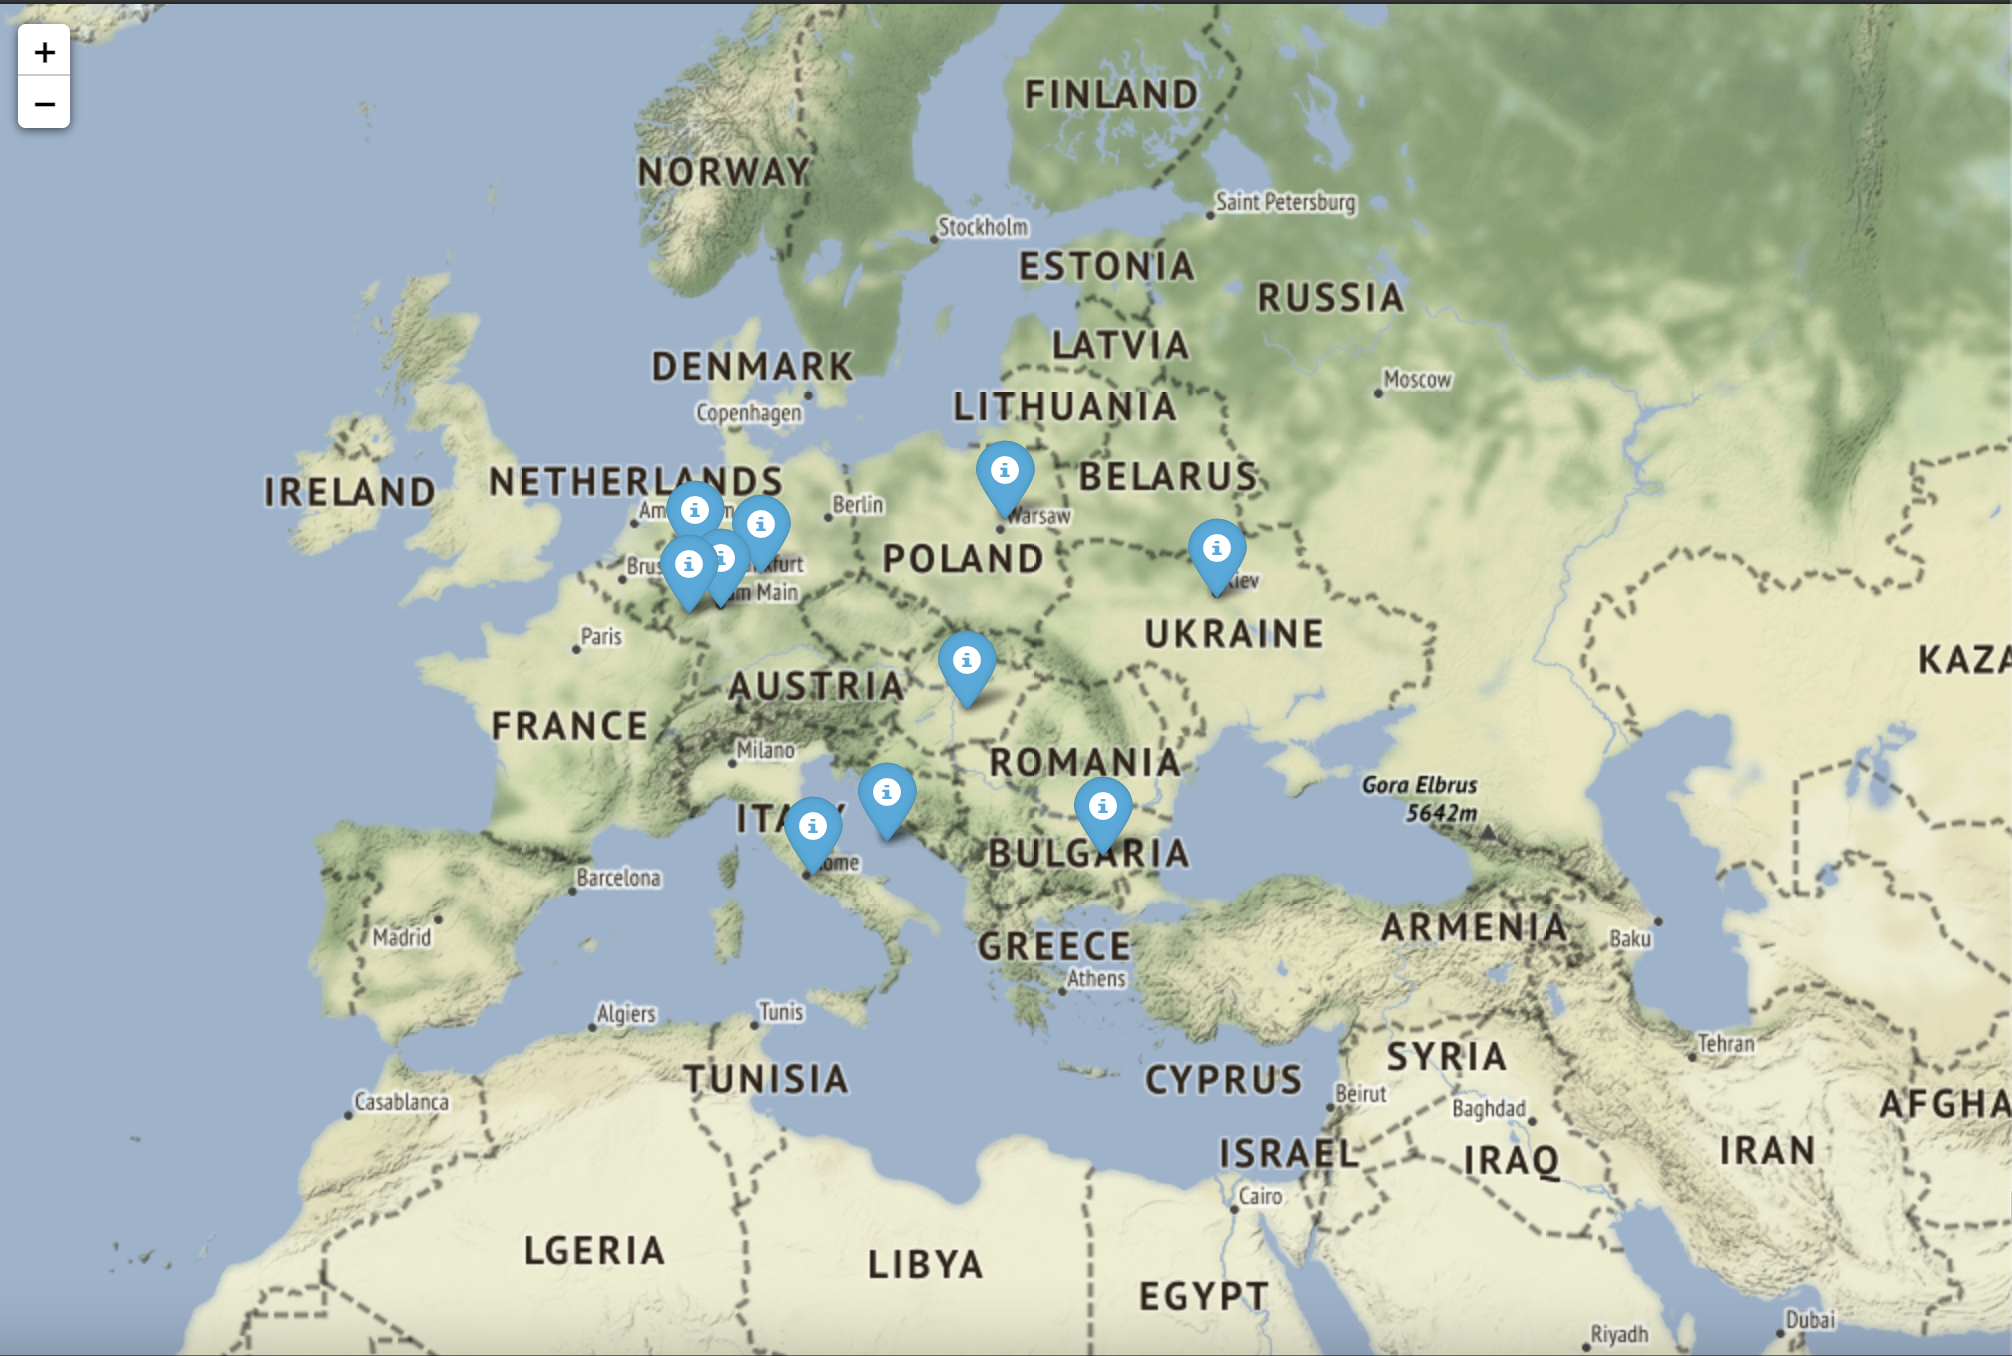

Recreate this plot in Python.
import folium
from haversine import haversine
from geopy.geocoders import Nominatim
geolocator = Nominatim(user_agent="WebMap")


def main():
    """
    Main function which launches whole programe
    """
    data = user_input()
    year = int(data[0])
    lat = float(data[1][:-1])
    lon = float(data[2])
    nearest_coord = find_nearest_coordinates(year, lat, lon)
    generation_map(nearest_coord)

    print("Finished. Please have look at the map webmap.html")


def user_input() -> tuple:
    """
    Returns entered year and location
    """
    year = input("Please enter a year you would like to have a map for: ")
    location = input("Please enter your location (format: lat, long): ").split()

    print("Map is generating...")
    print("Please wait...")

    return year, location[0], location[1]


def find_nearest_coordinates(year: int, lat: float, long: float) -> list:
    """
    Returns 10 nearest coordinates where films were filmed
    """
    cities = read_file()
    coordinates = []
    
    for point in cities[year]:
        location = geolocator.geocode(point[1])

        if location != None:
            coordinates.append((point[0], float(location.latitude),
                                float(location.longitude)))
        if len(coordinates) > 100:
            break

    sorted_coordinates = sorted(coordinates, key=lambda el:
                                haversine((lat, long), (el[1], el[2])))
    return sorted_coordinates[:10]


def read_file(path_to_file = 'locations.txt') -> dict:
    """
    Returns a dict where keys are years and values
    are films and locations
    """
    films_dict = {}

    with open(path_to_file, "r") as file:
        line = file.readline().strip()
        while line != "":
            year = line[line.find("(")+1:line.find("(")+5]
            if year.isdigit():
                year = int(year)

            line = line.split(",")

            if "\t" in line[0]:
                line[0] = " ".join(line[0].strip().split("\t"))
            else:
                line[0] = " ".join(line[0].strip().split("\t"))

            if not line[0].startswith('"'):
                line[0] = ('"' + line[0][:line[0].find("(")-1] + '"'
                          + line[0][line[0].find("(")-1:])

            film = line[0][:line[0][1:].find('"')+2]
            city = line[1].strip() if len(line) != 1 else line[0].split()[-1]

            if year not in films_dict:
                films_dict[year] = [(film, city)]
            else:
                films_dict[year].append((film, city))

            line = file.readline().strip()
        return films_dict


def generation_map(coordinates: list):
    """
    Generates map from the given coordinates and creates
    file "webmap" with html code
    """
    webmap = folium.Map(tiles="Stamen Terrain")
    fg = folium.FeatureGroup(name="Film map")


    for film, lt, ln, in coordinates:
        fg.add_child(folium.Marker(location=[lt, ln],
                                    popup=f'Тут було знято фільм {film}',
                                    icon=folium.Icon()))
    webmap.add_child(fg)
    webmap.save('webmap.html')


if __name__ == "__main__":
    main()